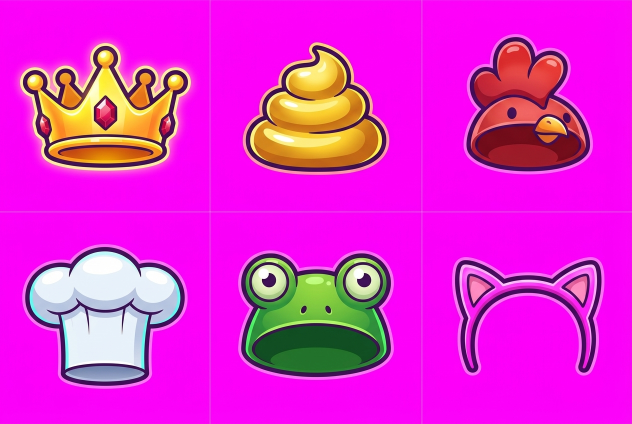
#> input picture assets/costumes/_src/sheet_01.jpg, 1264 x 848 px (shown at 1/2 size); its folder holds only this picture in this run
$ python slice_costumes.py
#> lines starting #> are read from the running program, lines starting #| are printed output that depends on the picture; after the words box and inside, x2 and y2 are one past the last pixel; in counts of white or black regions, pixels touching at a corner belong together
# 코스튬 스프라이트 시트 → 아이템별 투명 PNG 변환 도구
# 사용법: python tools/slice_costumes.py
#  - assets/costumes/_src/sheet_XX.jpg  : 3열×2행 시트 (배경 순자홍 #FF00FF)
#  - assets/costumes/_src/single_<id>.jpg : 단일 아이템 이미지
# 결과: assets/costumes/<id>.png (투명 배경, 가장자리 정리, 최대 512px)
# 새 시트를 만들면 아래 SHEETS 에 순서(좌→우, 위→아래)대로 아이템 ID만 추가하면 돼요.
import os, sys
from PIL import Image

ROOT = os.path.join(os.path.dirname(os.path.abspath(__file__)), "..", "assets", "costumes")
SRC = os.path.join(ROOT, "_src")
COLS, ROWS = 3, 2

SHEETS = {
    "sheet_01": ["head_crown", "head_poop", "head_chicken", "head_chef", "head_frog", "head_cat_neon"],
    "sheet_02": ["head_cowboy_cyber", "cap_cyber", "helm_visor", "head_phones", "head_guard", "head_foxmask"],
    "sheet_03": ["head_astro", "helm_cyber", "helm_miner", "head_tiara", "head_cap", "head_partyhat"],
    "sheet_04": ["face_mustache", "face_clown_nose", "face_thug_glasses", "body_nano", "body_rainbow_tee", "body_hawaiian"],
    "sheet_05": ["jersey_neon", "robe_master", "body_shinobi", "body_adventurer", "jersey_keeper", "body_belt"],
    "sheet_06": ["legs_boxer_shorts", "legs_disco_pants", "feet_slippers", "feet_duck_shoes", "hand_rubber_gloves", "hand_repulsor"],
    "sheet_07": ["hand_toy_hammer", "hand_drumstick", "bat_gold", "hand_sabers", "hand_katana", "hand_wand"],
    "sheet_08": ["gloves_tiger", "hand_firebox", "hand_shield", "hand_laserpaddle", "hand_goldenkeeper", "back_jetpack"],
    "sheet_09": ["back_angel", "back_pixel_wings", "back_cape", "back_wings", "back_propeller", "back_fairy"],
    "sheet_10": ["back_balloonbundle", "aura_fireworks", "aura_dragon", "shoes_neon", "aura_neonspark", "aura_starlight"],
}
# 단일 이미지가 있으면 시트보다 우선 (해상도가 더 높아서)
SINGLE_PREFIX = "single_"


def key_magenta(img):
    """순자홍 배경 제거 + 가장자리 자홍 번짐 제거(디스필). 반투명 가장자리는 부드럽게."""
    img = img.convert("RGB")
    w, h = img.size
    px = img.load()
    out = Image.new("RGBA", (w, h))
    op = out.load()
    for y in range(h):
        for x in range(w):
            r, g, b = px[x, y]
            m = min(r, b) - g                     # 자홍 정도 (배경은 아주 큼)
            if m > 150 and r > 170 and b > 170:   # 확실한 배경
                op[x, y] = (0, 0, 0, 0)
            elif m > 70 and r > 130 and b > 130:  # 가장자리(섞인 픽셀): 부드럽게 투명 + 자홍 제거
                a = max(0, min(255, int(255 * (150 - m) / 80)))
                nr, nb = min(r, g + 40), min(b, g + 40)
                op[x, y] = (nr, g, nb, a)
            else:
                op[x, y] = (r, g, b, 255)
    return out


def trim_and_save(cell, item_id):
    a = cell.split()[3].point(lambda v: 255 if v > 24 else 0)
    box = a.getbbox()
    if not box:
        print(f"  ! {item_id}: 비어 있음 (건너뜀)")
        return
    pad = 6
    box = (max(0, box[0] - pad), max(0, box[1] - pad), min(cell.width, box[2] + pad), min(cell.height, box[3] + pad))
    cell = cell.crop(box)
    s = 512 / max(cell.size)
    if s < 1:
        cell = cell.resize((max(1, int(cell.width * s)), max(1, int(cell.height * s))), Image.LANCZOS)
    cell.save(os.path.join(ROOT, f"{item_id}.png"), optimize=True)
    print(f"  OK {item_id}.png {cell.size}")


def main():
    done = set()
    # 1) 단일 이미지
    for fn in sorted(os.listdir(SRC)):
        if fn.startswith(SINGLE_PREFIX):
            item_id = os.path.splitext(fn)[0][len(SINGLE_PREFIX):]
            trim_and_save(key_magenta(Image.open(os.path.join(SRC, fn))), item_id)
            done.add(item_id)
    # 2) 시트
    for name, ids in SHEETS.items():
        path = next((os.path.join(SRC, name + e) for e in (".jpg", ".png", ".jpeg") if os.path.exists(os.path.join(SRC, name + e))), None)
        if not path:
            continue
        print(f"[{name}]")
        sheet = Image.open(path)
#> sheet is the input picture: PIL image 1264x848 RGB; mean R, G, B 225.5, 40.8, 207.3
        W, H = sheet.size
#> W = 1264; H = 848
        cw, ch = W // COLS, H // ROWS
#> cw = 421; ch = 424
        inset = 5  # 셀 경계의 희미한 선 제거
        for i, item_id in enumerate(ids):
            if item_id in done:
                continue
            c, r = i % COLS, i // COLS
            cell = sheet.crop((c * cw + inset, r * ch + inset, (c + 1) * cw - inset, (r + 1) * ch - inset))
            trim_and_save(key_magenta(cell), item_id)
#> this loop made 6 passes
#> box in trim_and_save on passes 1 to 6: (27, 73, 384, 346), (53, 73, 359, 351), (76, 60, 343, 348), (35, 56, 374, 353), (46, 68, 366, 335), (53, 81, 366, 326)
#> pass 1, in main, `cell = sheet.crop((c * cw + inset, r * ch + inset, (c + 1) * cw - inse..`:
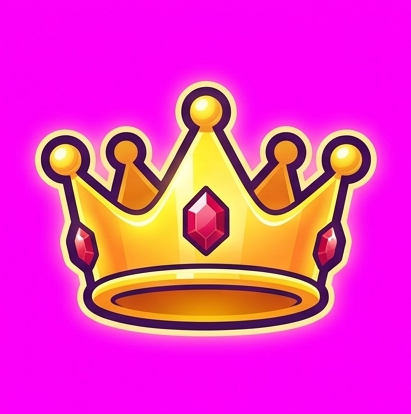
#> cell: PIL image 411x414 RGB; mean R, G, B 232.5, 53.4, 189.6
#> pass 1, in trim_and_save, `a = cell.split()[3].point(lambda v: 255 if v > 24 else 0)`:
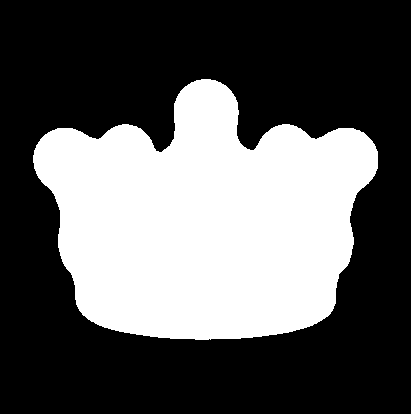
#> a: PIL image 411x414 L; 36.4% white; 1 white region, box (x1, y1, x2, y2) and area: (33, 79, 378, 340) 61859
#> pass 1, in trim_and_save, `cell = cell.crop(box)`:
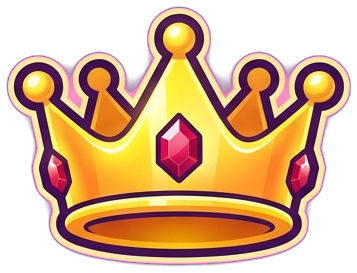
#> cell: PIL image 357x273 RGBA; mean R, G, B, A 123.8, 87.3, 55, 158.2; transparent parts drawn white
#> after the loop:
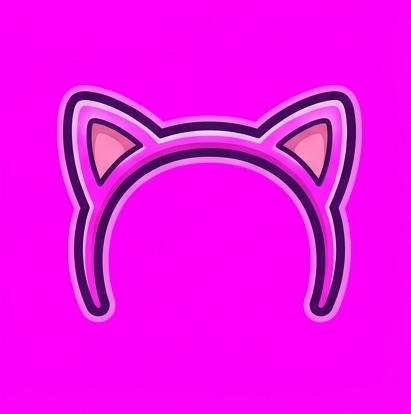
#> cell: PIL image 411x414 RGB; mean R, G, B 237, 14, 234.5
    # 3) 목록 파일 (게임이 어떤 PNG가 있는지 알 수 있게)
    have = sorted(os.path.splitext(f)[0] for f in os.listdir(ROOT) if f.endswith(".png"))
    with open(os.path.join(ROOT, "manifest.json"), "w", encoding="utf-8") as f:
        import json
        json.dump(have, f, ensure_ascii=False)
    print(f"done: {len(have)}개 PNG")


if __name__ == "__main__":
    sys.exit(main())
#> (the program exits here)
